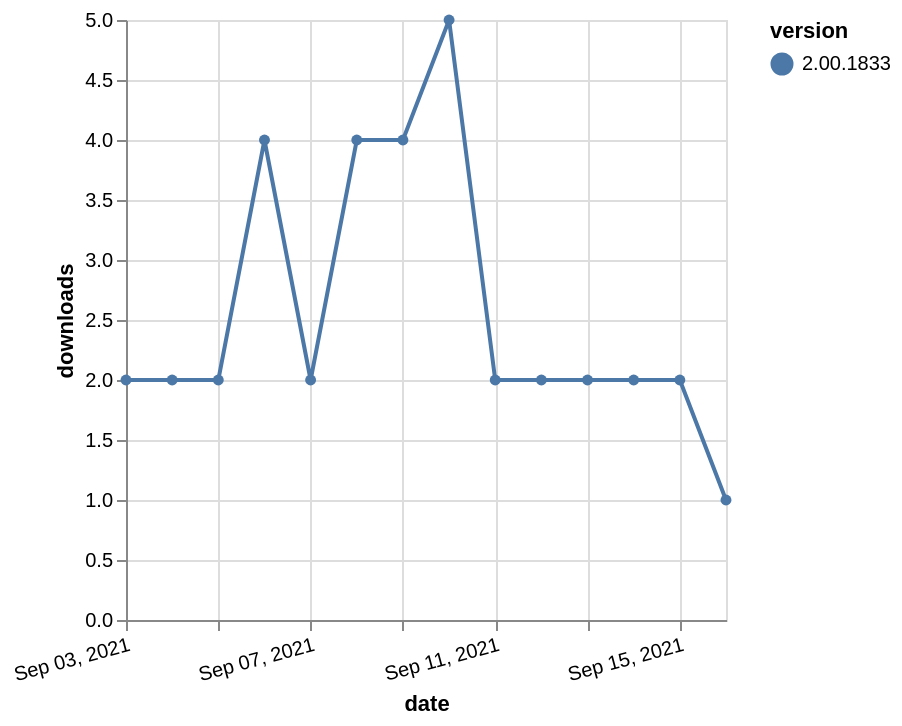

Write a Vega-Lite specification for this figure.
### Vega-Lite specification from a JSON file in a GitHub repository (floating-point values rounded to 4 significant figures)
{"$schema": "https://vega.github.io/schema/vega-lite/v5.json", "description": "A simple bar chart with embedded data.", "data": {"values": [{"date": "2021-09-03", "total": 2938, "delta": 2, "version": "2.00.1833"}, {"date": "2021-09-04", "total": 2940, "delta": 2, "version": "2.00.1833"}, {"date": "2021-09-05", "total": 2942, "delta": 2, "version": "2.00.1833"}, {"date": "2021-09-06", "total": 2946, "delta": 4, "version": "2.00.1833"}, {"date": "2021-09-07", "total": 2948, "delta": 2, "version": "2.00.1833"}, {"date": "2021-09-08", "total": 2952, "delta": 4, "version": "2.00.1833"}, {"date": "2021-09-09", "total": 2956, "delta": 4, "version": "2.00.1833"}, {"date": "2021-09-10", "total": 2961, "delta": 5, "version": "2.00.1833"}, {"date": "2021-09-11", "total": 2963, "delta": 2, "version": "2.00.1833"}, {"date": "2021-09-12", "total": 2965, "delta": 2, "version": "2.00.1833"}, {"date": "2021-09-13", "total": 2967, "delta": 2, "version": "2.00.1833"}, {"date": "2021-09-14", "total": 2969, "delta": 2, "version": "2.00.1833"}, {"date": "2021-09-15", "total": 2971, "delta": 2, "version": "2.00.1833"}, {"date": "2021-09-16", "total": 2972, "delta": 1, "version": "2.00.1833"}]}, "width": "container", "mark": {"type": "line", "point": {"filled": true}}, "encoding": {"x": {"field": "date", "type": "temporal", "timeUnit": "yearmonthdate", "title": "date", "axis": {"labelAngle": -15}}, "y": {"field": "delta", "type": "quantitative", "title": "downloads"}, "color": {"field": "version", "type": "nominal"}, "tooltip": {"field": "delta"}}}
